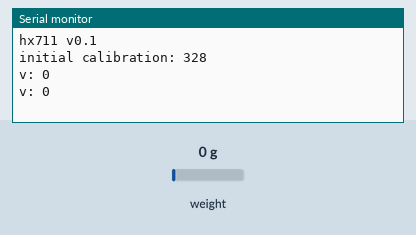
This sketch was run on a simulated Arduino Uno, built with avr-gcc and run on an emulated ATmega328P. On the bench: the last lines printed to the serial monitor. Wiring (inferred from the names in the program): HX711 load-cell converter: data pin 3; SCK pin 2. The test bench sets the inputs (shaded band); at power-on: weight on the scale 0 g.

Above: at 1.5 s.
1.6 s: weight on the scale set to 100 g
At 1.76 s:
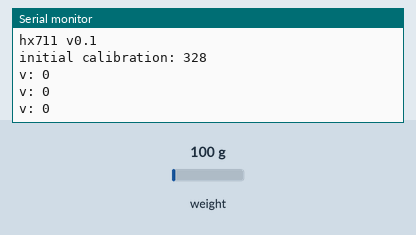
3.1 s: weight on the scale set to 1250 g
At 3.37 s:
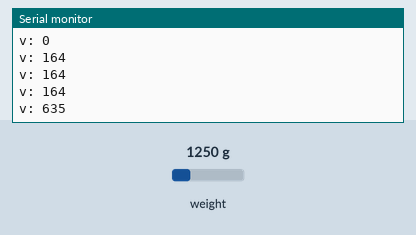
Timing chart, 0 to 6.1 s (numbered marks = the images above; inputs shaded):
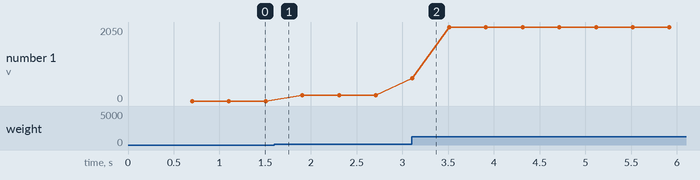

Measured:
- after the input at 3.1 s, the serial monitor: prints a new line at once (image 2)
- plotted number 1: 0 → 164 after the input at 1.6 s, 164 → 2050 after the input at 3.1 s

The sketch:

GalileoArduinoHx711.ino
```cpp
#define m_sckPinCtx 2
#define m_dataPinCtx  3

#define SAMPLES_LOG2 8
#define SAMPLES 4

int32_t adcRead()
{
  int32_t v = 0;

  while (digitalRead(m_dataPinCtx) == HIGH);

  for (int i=0; i<24; i++)
  {
    digitalWrite(m_sckPinCtx, 1);

    v <<= 1;
    v |= (digitalRead(m_dataPinCtx) == HIGH) ? 1 : 0;

    digitalWrite(m_sckPinCtx, 0);
  }

  digitalWrite(m_sckPinCtx, 1);
  digitalWrite(m_sckPinCtx, 0);

  v |= (v & 0x00800000) ? 0xff000000 : 0x00000000; // sign extend

  return v;
}

int32_t preciseReading()
{
  int32_t v = 0;
  for (int i=0; i<SAMPLES; i++)
  {
    v += adcRead();
  }
  return ((v/SAMPLES) >> SAMPLES_LOG2);
}

int32_t calibration = 0;

void setup() {
  Serial.begin(9600);
  Serial.println("hx711 v0.1");

  pinMode(m_sckPinCtx, OUTPUT);
  pinMode(m_dataPinCtx, INPUT);

  calibration = preciseReading();
  Serial.print("initial calibration: ");
  Serial.println(calibration);
}

void loop()
{
  int32_t v = preciseReading();
  Serial.print("v: ");
  Serial.println(v - calibration);
}
```
